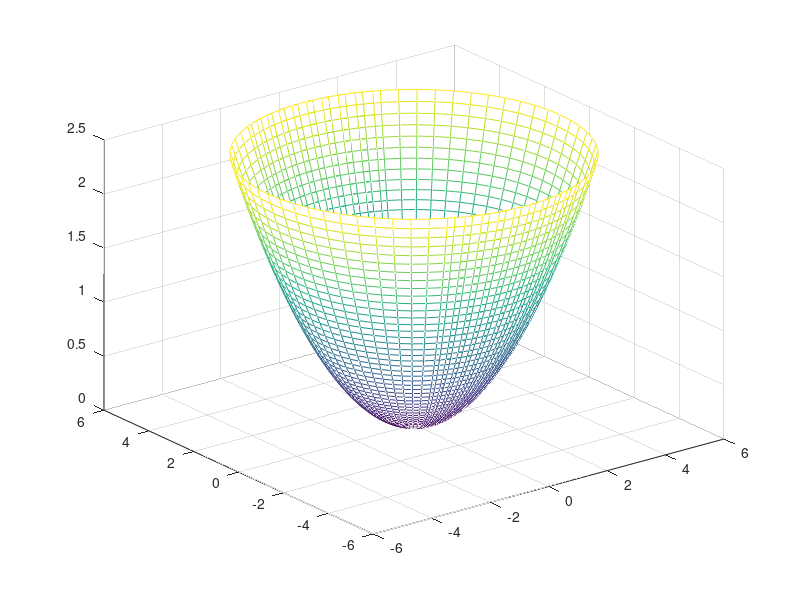

This figure's MATLAB source:
a = -5:0.1:5;
p = input("p = ");
beta= -2:0.1:2;
[Beta,R] = meshgrid(beta,a);
x = R.*cos(Beta);
y = R.*sin(Beta);
z = (R.^2/(2*p)).*ones(size(Beta));
figure;
mesh(x,y,z);